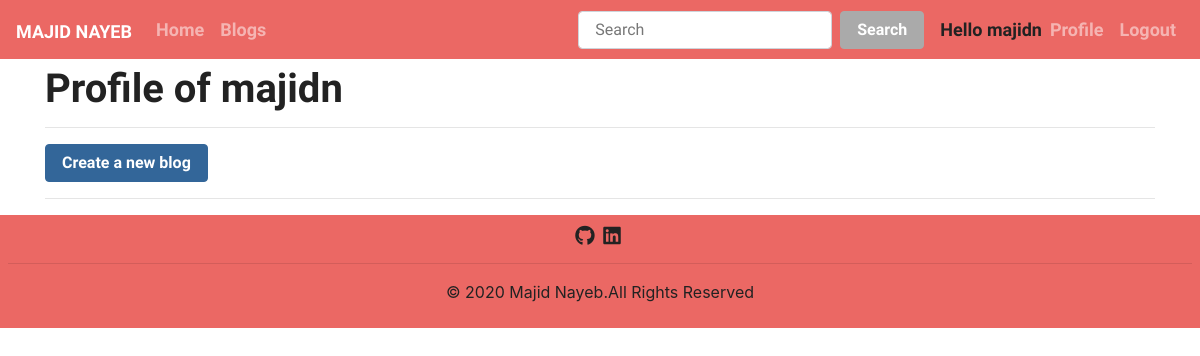
The page /profile/ (signed in) on the database as committed earlier.
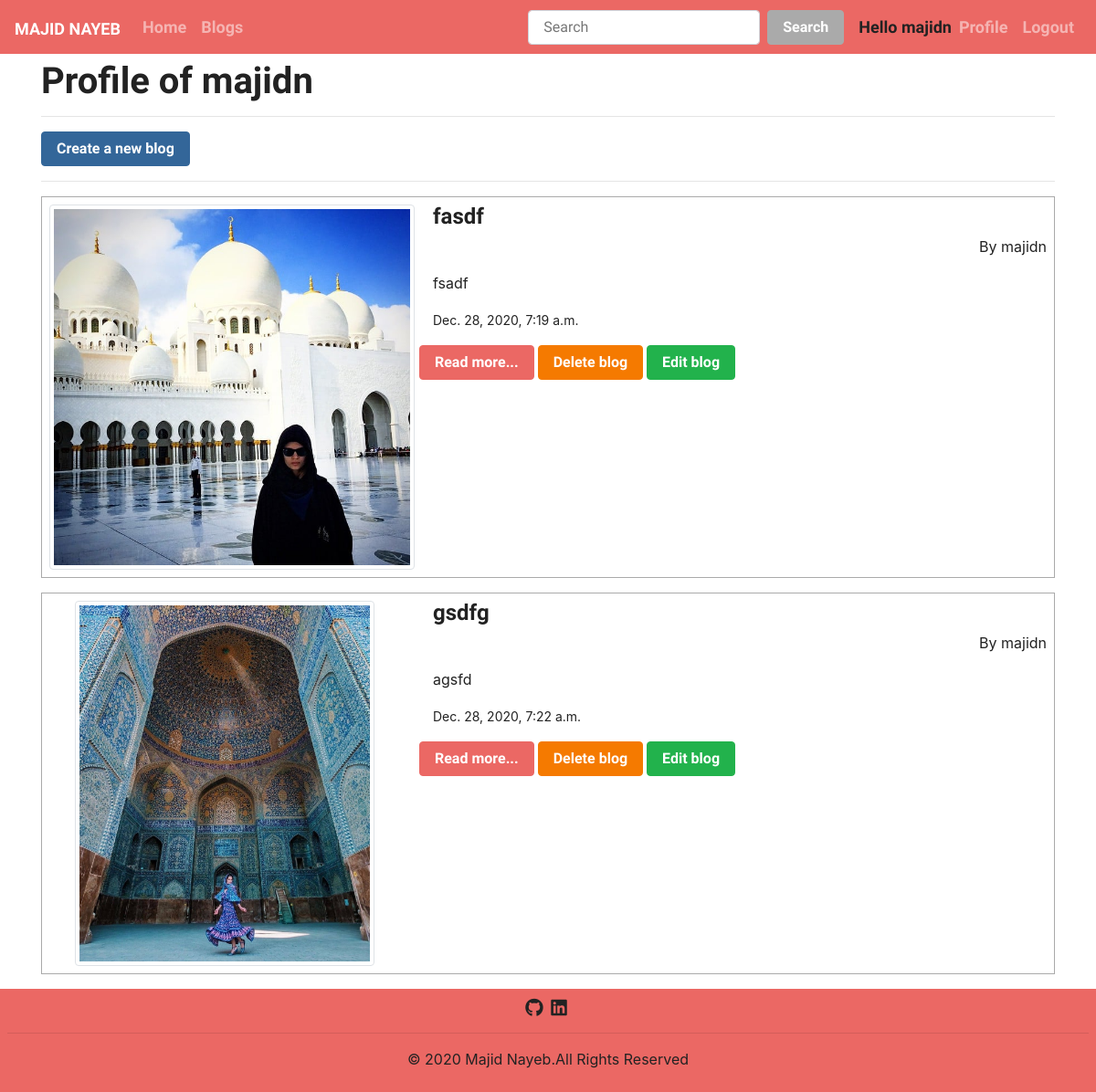
The same page on the database as committed later.
### blog/models.py (models this page shows, shortened)
class Blogs(models.Model):
    title = models.CharField(max_length=200)
    time = models.DateTimeField(auto_now_add=True)
    body = models.TextField()
    image = models.ImageField(blank=False, upload_to='blogs/images/')
    user = models.ForeignKey(User, on_delete=models.CASCADE)

### blog/views.py (the view)
# urls.py: path('profile/', views.profile, name='profile'),
def profile(request):
    userblogs = Blogs.objects.filter(user=request.user)
    return render(request, 'blog/profile.html', {'userblogs': userblogs, 'form': BlogForm()})

### blog/form.py
class BlogForm(ModelForm):
    class Meta:
        model = Blogs
        fields = ['title' , 'body' , 'image']

### blog/templates/blog/profile.html (shortened to what this page needs)
{% extends 'blog/base.html' %} {% block content %}
<div class="container">
  <h1 class="mt-2">Profile of {{user.username}}</h1>
  <hr />
  <a href="{% url 'createblog' %}" class="btn btn-info">Create a new blog</a>
  <hr />
  {% for blog in userblogs %}
  <div class="well p-2 mb-3 border border-secondary">
    <div class="media">
      <a class="pull-left" href="{{ blog.image.url }}">
        <div class="img-cover">
          <img
            class="media-object mr-3 img-thumbnail"
            src="{{ blog.image.url }}"
          />
        </div>
      </a>
      <div class="media-body">
        <h4 class="media-heading">{{blog.title}}</h4>
        <p class="text-right">By {{blog.user}}</p>
        <p>{{blog.body}}</p>
        <ul class="list-inline list-unstyled">
          <li>
            <small
              > {{blog.time}}</small
            >
          </li>
        </ul>
        <div class="row">
          <a href="{% url 'viewblog' blog.id %}" class="btn btn-primary mr-1">Read more...</a>
          <a
            href="#"
            class="btn btn-danger mr-1"
            data-toggle="modal"
            data-target="#deleteModal"
            >Delete blog</a
          >
          <a href="#" data-toggle="modal"
          data-target="#editModal" class="btn btn-success">Edit blog</a>
        </div>
      </div>
    </div>
  </div>
  {% endfor %}
</div>
{% endblock %}

Rows that differ between the two databases and show on the page:
added Blogs: image (picture), title "fasdf", user "majidn", body "fsadf", time "Dec. 28, 2020, 7:19 a.m."
added Blogs: image (picture), title "gsdfg", user "majidn", body "agsfd", time "Dec. 28, 2020, 7:22 a.m."
